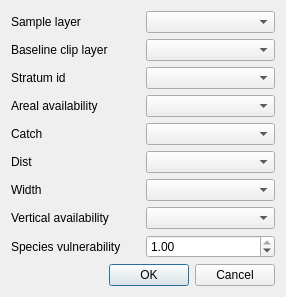
<?xml version="1.0" encoding="UTF-8"?>
<ui version="4.0">
 <class>SurveyEvaluationDialogBase</class>
 <widget class="QDialog" name="SurveyEvaluationDialogBase">
  <property name="geometry">
   <rect>
    <x>0</x>
    <y>0</y>
    <width>286</width>
    <height>252</height>
   </rect>
  </property>
  <property name="windowTitle">
   <string>Survey evaluation</string>
  </property>
  <layout class="QGridLayout" name="gridLayout_2">
   <item row="0" column="0">
    <layout class="QGridLayout" name="gridLayout">
     <item row="2" column="1">
      <widget class="QComboBox" name="mStratumIdComboBox"/>
     </item>
     <item row="7" column="1">
      <widget class="QComboBox" name="mVavailComboBox"/>
     </item>
     <item row="5" column="0">
      <widget class="QLabel" name="mDistLabel">
       <property name="text">
        <string>Dist</string>
       </property>
      </widget>
     </item>
     <item row="6" column="0">
      <widget class="QLabel" name="mWidthLabel">
       <property name="text">
        <string>Width</string>
       </property>
      </widget>
     </item>
     <item row="0" column="0">
      <widget class="QLabel" name="mSampleLayerLabel">
       <property name="text">
        <string>Sample layer</string>
       </property>
      </widget>
     </item>
     <item row="5" column="1">
      <widget class="QComboBox" name="mDistComboBox"/>
     </item>
     <item row="4" column="0">
      <widget class="QLabel" name="mCatchLabel">
       <property name="text">
        <string>Catch</string>
       </property>
      </widget>
     </item>
     <item row="0" column="1">
      <widget class="QComboBox" name="mSampleLayerComboBox"/>
     </item>
     <item row="2" column="0">
      <widget class="QLabel" name="mStratumIdLabel">
       <property name="text">
        <string>Stratum id</string>
       </property>
      </widget>
     </item>
     <item row="7" column="0">
      <widget class="QLabel" name="mVavailLabel">
       <property name="text">
        <string>Vertical availability</string>
       </property>
      </widget>
     </item>
     <item row="6" column="1">
      <widget class="QComboBox" name="mWidthComboBox"/>
     </item>
     <item row="4" column="1">
      <widget class="QComboBox" name="mCatchComboBox"/>
     </item>
     <item row="3" column="0">
      <widget class="QLabel" name="mArealAvailabliltyLabel">
       <property name="text">
        <string>Areal availability</string>
       </property>
      </widget>
     </item>
     <item row="3" column="1">
      <widget class="QComboBox" name="mArealAvailabilityComboBox"/>
     </item>
     <item row="1" column="1">
      <widget class="QComboBox" name="mBaselineLayerClipComboBox"/>
     </item>
     <item row="1" column="0">
      <widget class="QLabel" name="mBaselineClipLayerLabel">
       <property name="text">
        <string>Baseline clip layer</string>
       </property>
      </widget>
     </item>
    </layout>
   </item>
   <item row="1" column="0">
    <layout class="QHBoxLayout" name="horizontalLayout">
     <item>
      <widget class="QLabel" name="mSpeciesVulnerabilityLabel">
       <property name="text">
        <string>Species vulnerability</string>
       </property>
      </widget>
     </item>
     <item>
      <widget class="QDoubleSpinBox" name="mSpeciesVulnerabilitySpinBox">
       <property name="maximum">
        <double>1.000000000000000</double>
       </property>
       <property name="singleStep">
        <double>0.100000000000000</double>
       </property>
       <property name="value">
        <double>1.000000000000000</double>
       </property>
      </widget>
     </item>
    </layout>
   </item>
   <item row="2" column="0">
    <widget class="QDialogButtonBox" name="buttonBox">
     <property name="orientation">
      <enum>Qt::Horizontal</enum>
     </property>
     <property name="standardButtons">
      <set>QDialogButtonBox::Cancel|QDialogButtonBox::Ok</set>
     </property>
    </widget>
   </item>
  </layout>
 </widget>
 <resources/>
 <connections>
  <connection>
   <sender>buttonBox</sender>
   <signal>accepted()</signal>
   <receiver>SurveyEvaluationDialogBase</receiver>
   <slot>accept()</slot>
   <hints>
    <hint type="sourcelabel">
     <x>248</x>
     <y>254</y>
    </hint>
    <hint type="destinationlabel">
     <x>157</x>
     <y>274</y>
    </hint>
   </hints>
  </connection>
  <connection>
   <sender>buttonBox</sender>
   <signal>rejected()</signal>
   <receiver>SurveyEvaluationDialogBase</receiver>
   <slot>reject()</slot>
   <hints>
    <hint type="sourcelabel">
     <x>316</x>
     <y>260</y>
    </hint>
    <hint type="destinationlabel">
     <x>286</x>
     <y>274</y>
    </hint>
   </hints>
  </connection>
 </connections>
</ui>
